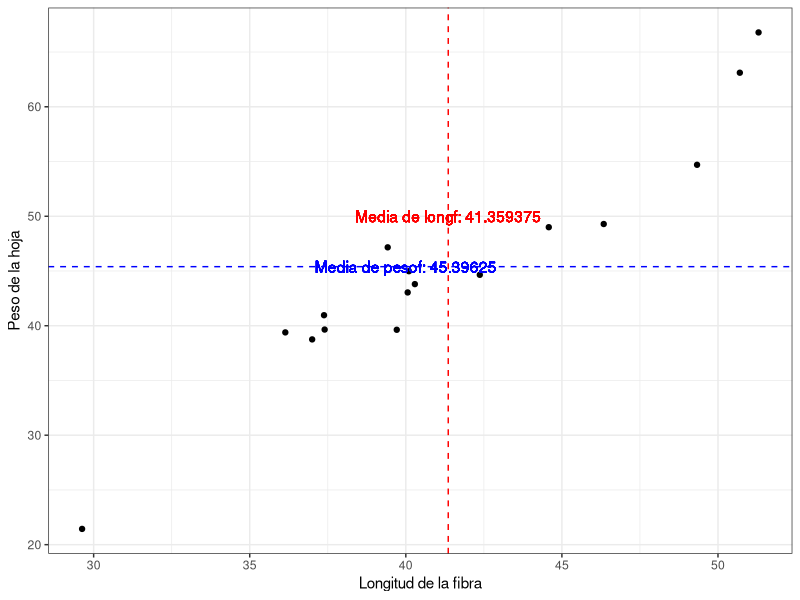

Here is the R script that generated this plot:
#SUPHOJA 44.09 36.67 51.72 36.04 38.97 41.28 42.06 53.33 
#PESOF 49.29 49 43.04 66.79 63.11 43.8 39.63 44.98 
#LONGF 46.34 44.58 40.06 51.3 50.7 40.29 39.71 40.1
#SUPHOJA 40.14 39.31 33.53 36.88 36.94 34.13 42.03 41.55
#PESOF 21.44 38.75 40.96 39.39 54.7 44.65 39.65 47.16 
#LONGF 29.63 37 37.38 36.14 49.33 42.37 37.4 39.42

library(ggplot2)
suphoja <- c(44.09, 36.67, 51.72, 36.04, 38.97, 41.28, 42.06, 53.33, 40.14, 
             39.31, 33.53, 36.88, 36.94, 34.13, 42.03, 41.55)

pesof <- c(49.29, 49, 43.04, 66.79, 63.11, 43.8, 39.63, 44.98, 21.44, 38.75,
           40.96, 39.39, 54.7, 44.65, 39.65, 47.16)

longf <- c(46.34, 44.58, 40.06, 51.3, 50.7, 40.29, 39.71, 40.1, 29.63, 37,
           37.38, 36.14, 49.33, 42.37, 37.4, 39.42)
#graficar los datos en un diagrama de dispersión, en el eje x longf y en el y pesof
# mostrar las medias en el gráfico indicando que valor toma cada media
texto1 <- paste('Media de longf:', mean(longf))
texto1
texto2 <- paste('Media de pesof:', mean(pesof))
texto2
ggplot(data.frame(longf, pesof), aes(x = longf, y = pesof)) +
  geom_point() +
  geom_vline(xintercept = mean(longf), linetype = 'dashed', color = 'red') +
  geom_hline(yintercept = mean(pesof), linetype = 'dashed', color = 'blue') +
  geom_text(aes(x = mean(longf), y = 50, label = texto1 ), color = 'red') +
  geom_text(aes(x = 40, y = mean(pesof), label = texto2 ), color = 'blue') +
  labs(x = 'Longitud de la fibra', y = 'Peso de la hoja') +
  theme_bw()
# agregar los valores correspondientes a cada media


